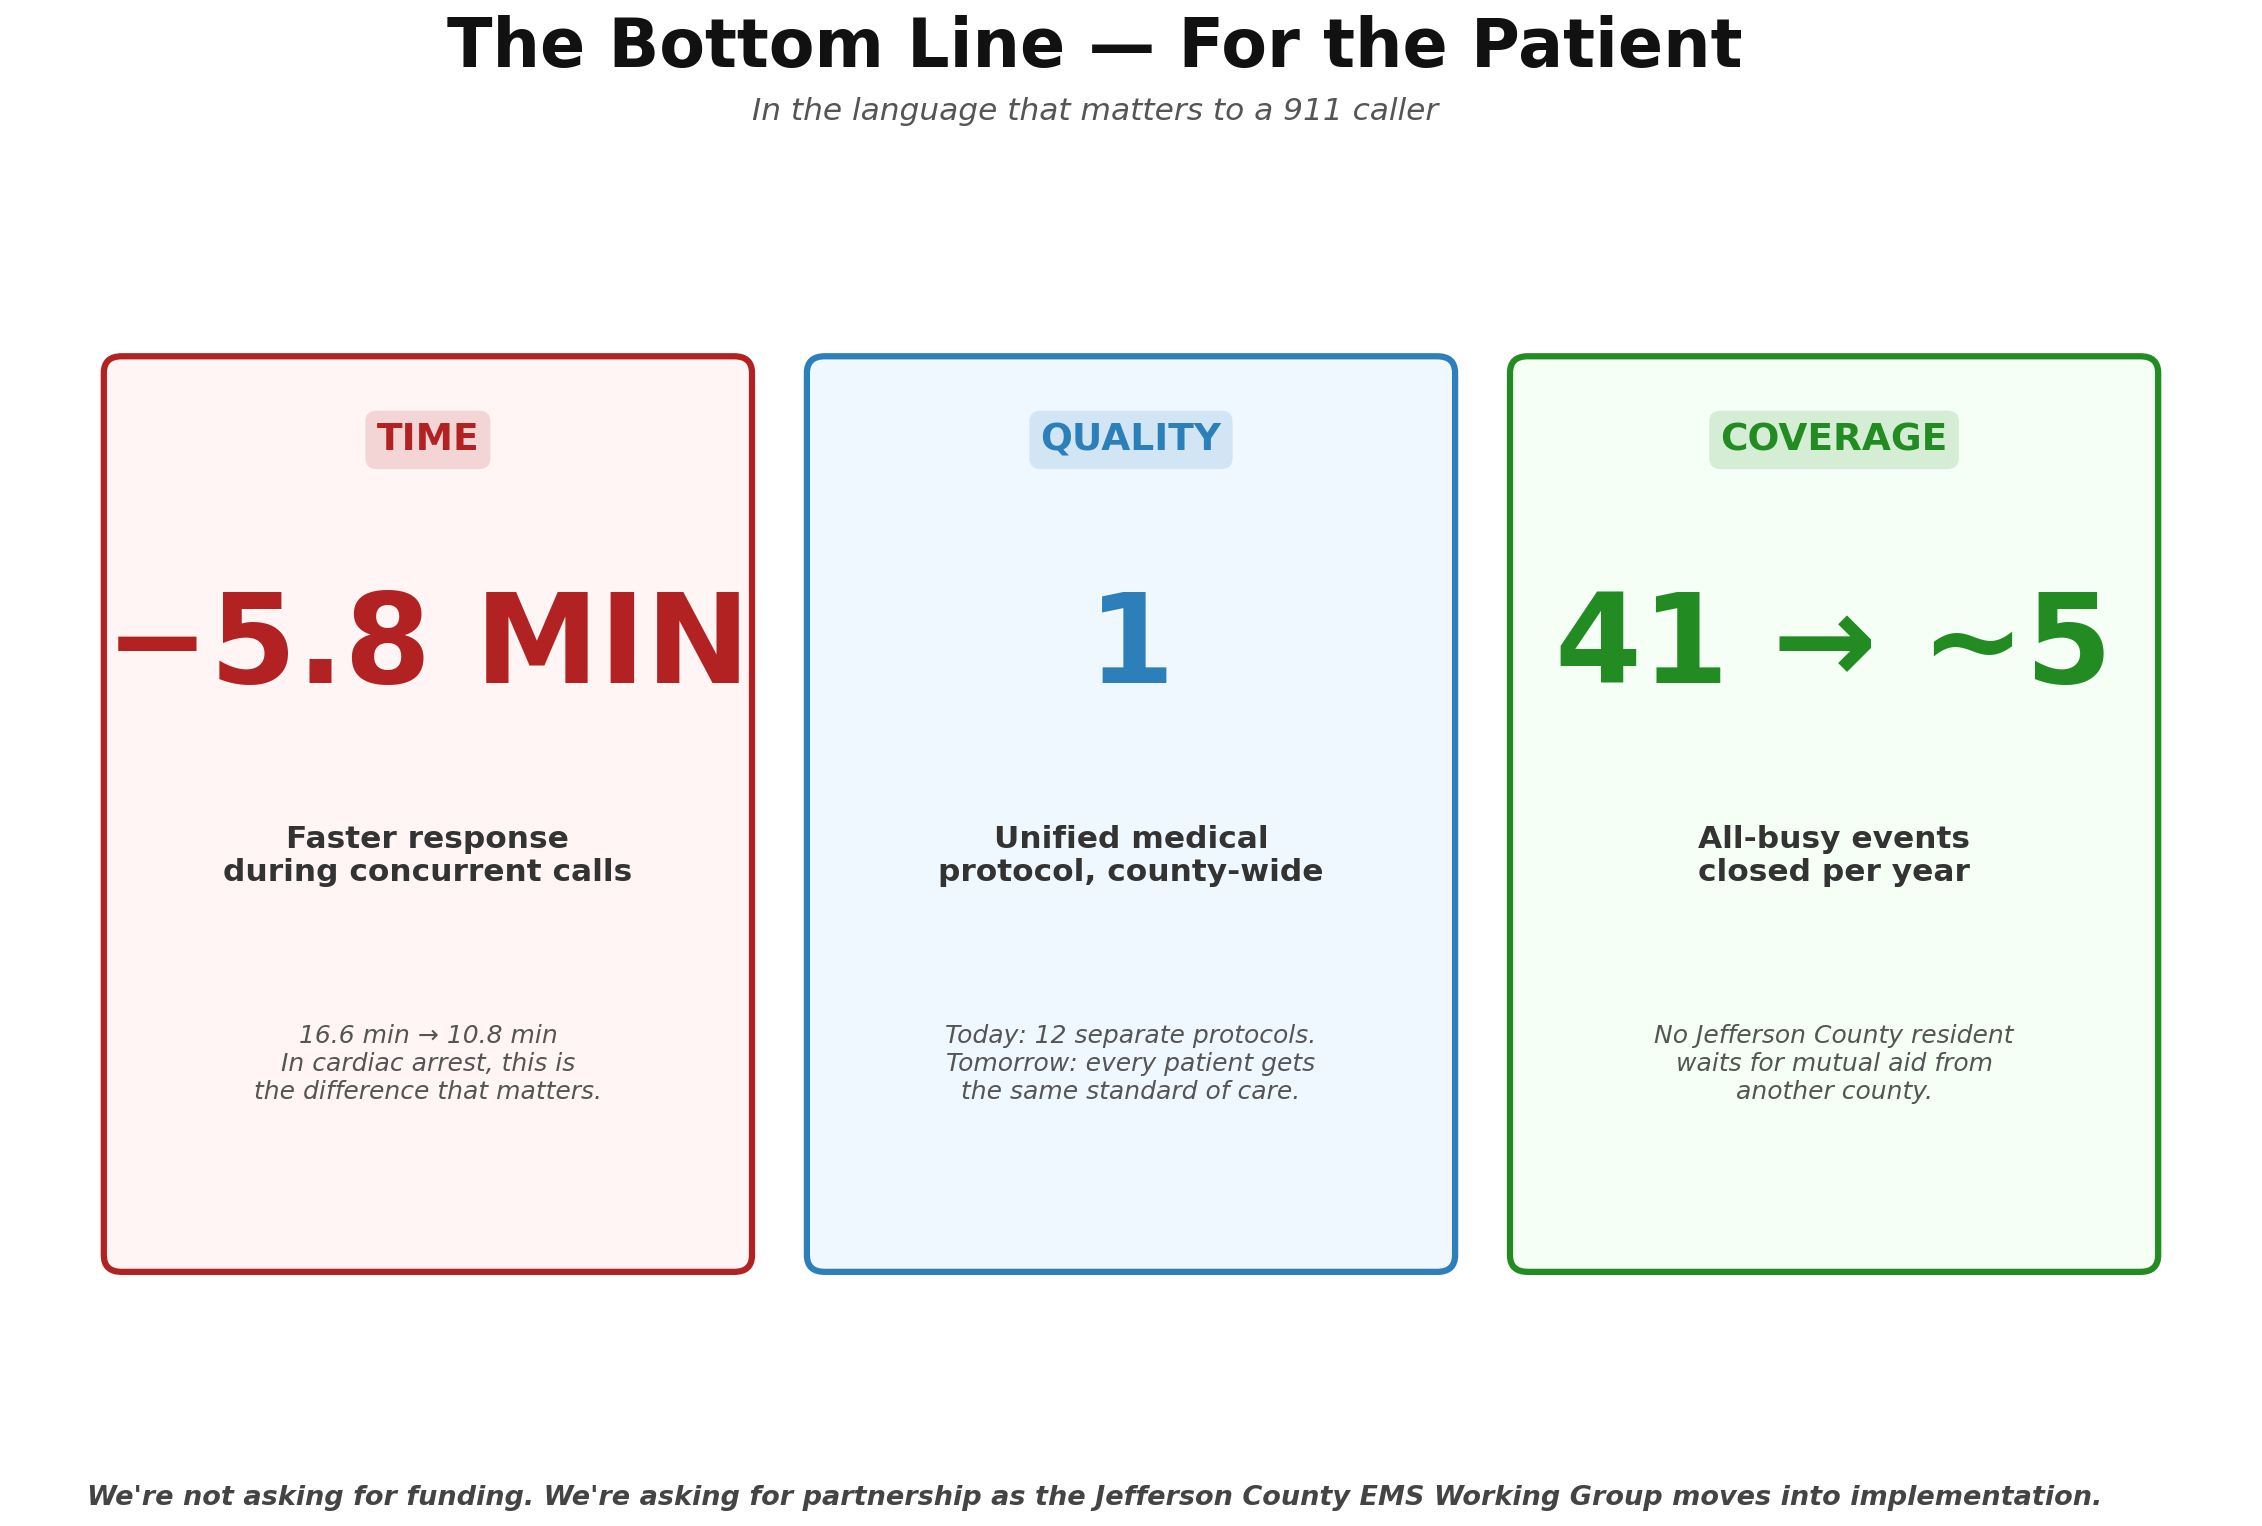

Write the Python code that produced this figure.
"""Shark Tank pitch — Slide 5: The Bottom Line (Time / Quality / Coverage).

Three big-number hero cards. The "shark bait" slide — everything here is
memorable at a glance. Framed as CARE QUALITY, not cost savings.

Output: pitch_slide5_bottomline.png (1920x1080)
"""
from pathlib import Path
import matplotlib.pyplot as plt
from matplotlib.patches import FancyBboxPatch

ROOT = Path(__file__).parent

fig, ax = plt.subplots(figsize=(19.2, 10.8), dpi=100)
fig.patch.set_facecolor("white")
ax.set_xlim(0, 100); ax.set_ylim(0, 60)
ax.axis("off")

fig.suptitle("The Bottom Line — For the Patient",
             fontsize=32, fontweight="bold", color="#111", y=0.95)
fig.text(0.5, 0.885,
         "In the language that matters to a 911 caller",
         fontsize=15, color="#555", ha="center", style="italic")

cards = [
    {
        "headline": "−5.8 MIN",
        "label": "TIME",
        "sub": "Faster response\nduring concurrent calls",
        "detail": "16.6 min → 10.8 min\nIn cardiac arrest, this is\nthe difference that matters.",
        "color": "#B22222",
        "bg": "#FFF5F5",
    },
    {
        "headline": "1",
        "label": "QUALITY",
        "sub": "Unified medical\nprotocol, county-wide",
        "detail": "Today: 12 separate protocols.\nTomorrow: every patient gets\nthe same standard of care.",
        "color": "#2C7FB8",
        "bg": "#F0F8FF",
    },
    {
        "headline": "41 → ~5",
        "label": "COVERAGE",
        "sub": "All-busy events\nclosed per year",
        "detail": "No Jefferson County resident\nwaits for mutual aid from\nanother county.",
        "color": "#228B22",
        "bg": "#F5FFF5",
    },
]

# 3 equal cards with gaps
card_w = 29
card_h = 44
gap = 2.5
total_w = 3 * card_w + 2 * gap
start_x = (100 - total_w) / 2
y0 = 5

for i, c in enumerate(cards):
    x = start_x + i * (card_w + gap)
    box = FancyBboxPatch((x, y0), card_w, card_h,
                         boxstyle="round,pad=0.02,rounding_size=0.8",
                         facecolor=c["bg"], edgecolor=c["color"],
                         linewidth=3)
    ax.add_patch(box)

    # Label (TIME / QUALITY / COVERAGE) — small, top
    ax.text(x + card_w / 2, y0 + card_h - 4, c["label"],
            fontsize=18, fontweight="bold", color=c["color"],
            ha="center", va="center",
            bbox=dict(boxstyle="round,pad=0.3", facecolor=c["color"],
                      edgecolor="none", alpha=0.15))

    # Headline number — huge
    ax.text(x + card_w / 2, y0 + card_h - 14, c["headline"],
            fontsize=60, fontweight="bold", color=c["color"],
            ha="center", va="center")

    # Subtitle
    ax.text(x + card_w / 2, y0 + card_h - 24, c["sub"],
            fontsize=15, fontweight="bold", color="#333",
            ha="center", va="center")

    # Detail
    ax.text(x + card_w / 2, y0 + 10, c["detail"],
            fontsize=12, color="#555",
            ha="center", va="center", style="italic")

fig.text(0.5, 0.03,
         "We're not asking for funding. We're asking for partnership as the "
         "Jefferson County EMS Working Group moves into implementation.",
         fontsize=13, color="#444", ha="center",
         fontweight="bold", style="italic")

out = ROOT / "pitch_slide5_bottomline.png"
plt.savefig(out, dpi=150, bbox_inches="tight", facecolor="white")
plt.close(fig)
print(f"Saved: {out}")
